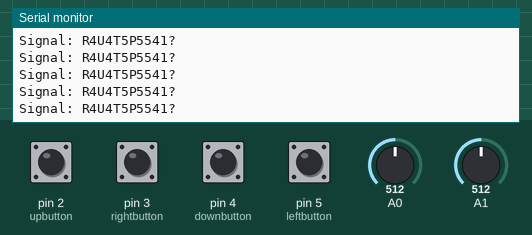
Recording of a sketch running on a simulated Arduino Mega 2560, built with avr-gcc and run on an emulated ATmega2560. Parts: the last lines printed to the serial monitor. The test bench sets the inputs (shaded band); at power-on: pin 2 (upbutton), pin 3 (rightbutton), pin 4 (downbutton), pin 5 (leftbutton) HIGH, A0 = 512, A1 = 512.

Above: at 1.2 s.
1.3 s: pin 2 (upbutton) pulled LOW for 0.25 s
At 1.77 s:
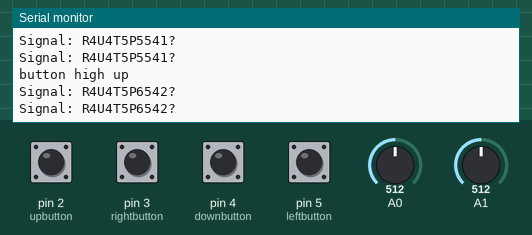
3.0 s: pin 3 (rightbutton) pulled LOW for 0.25 s
At 3.38 s:
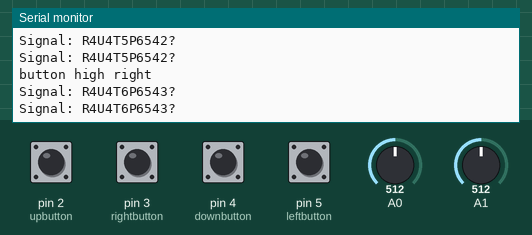
4.7 s: pin 4 (downbutton) pulled LOW for 0.25 s
At 5.19 s:
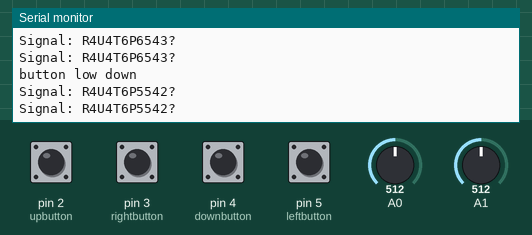
6.4 s: pin 5 (leftbutton) pulled LOW for 0.25 s
At 6.79 s:
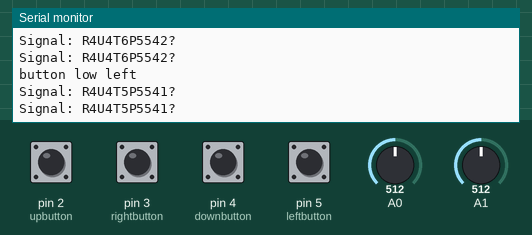
8.1 s: A0 set to 716
At 8.4 s:
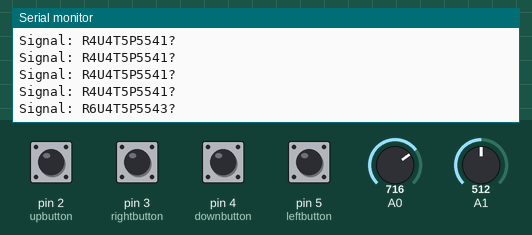
9.6 s: A1 set to 716
At 9.61 s:
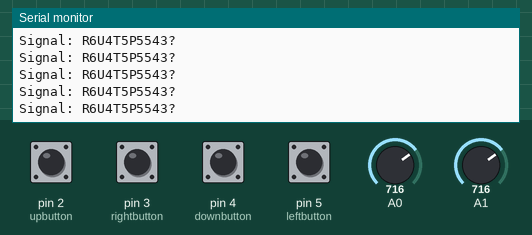
Timing chart, 0 to 12.1 s (numbered marks = the images above; inputs shaded):
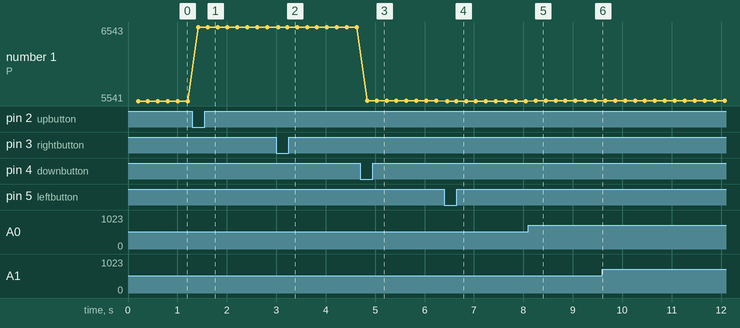

The sketch:

Tx_Combined_signals.ino
```cpp
/*
 * Fish encoder + servo fins (transmitter code)
 *
 * Transmits 4 signals:
 *      servo: up-down, left-right
 *      tail: turnValue, power
 *
 * Edited by: Tasnia, Brianna, Heidi, Allison
 *
 */
int sensorValueX = analogRead(A0);    //declare Funduino joystick
int sensorValueY = analogRead(A1);
int ascii_sum;     //checkSum value
int xMap, yMap;
int tMap = 5;         //mapped values of turnVal
int pMap = 5;         //mapped values of power
String sum_str;
int timer1 = 0;       //store the time when reading values from Funduino
int timer2 = 0;       //store the time when sending T signals
int timer3 = 0;       //store the time when pressing left-right buttons
int timer4 = 0;       //store the time when pressing up-down buttons
int timer5 = 0;       //store the time when sending P signals
int bounceDelay = 350;
//signal1:R;     signal2:U;     signal3:T;      signal4:P
char signal[20];
int leftbutton = 5;           //declare Funduino buttons
int rightbutton = 3;
int upbutton = 2;
int downbutton = 4;
void setup() {
  // Begin the Serial at 9600 Baud
  Serial.begin(9600);
  Serial1.begin(9600, SERIAL_8O1);
  pinMode(sensorValueX, INPUT);
  pinMode(sensorValueY, INPUT);
  pinMode(leftbutton,INPUT_PULLUP);
  pinMode(rightbutton,INPUT_PULLUP);
  pinMode(upbutton,INPUT_PULLUP);
  pinMode(downbutton,INPUT_PULLUP);
}
void loop() {
  if (millis() - timer1 > 200) {
    timer1=millis();
    sensorValueX = analogRead(A0);
    sensorValueY = analogRead(A1);
    xMap = map(sensorValueX, 0, 1023, 0, 9);
    yMap = map(sensorValueY, 0, 1023, 0, 9);
    if((digitalRead(leftbutton) == LOW) && tMap > 1) {
      if (millis()-timer3 > bounceDelay){
        tMap--;
        Serial.println("button low left");
        timer3 = millis();
      }
    }
    else if ((digitalRead(rightbutton)== LOW) && tMap < 9) {
      if (millis()-timer3 > bounceDelay){
        tMap++;
        Serial.println("button high right");
        timer3 = millis();
      }
    }
    if((digitalRead(downbutton) == LOW) && pMap > 0) {
      if (millis()-timer4 > bounceDelay){
        pMap--;
        Serial.println("button low down");
        timer4 = millis();
      }
    }
    else if ((digitalRead(upbutton)== LOW) && pMap < 9) {
      if (millis()-timer4 > bounceDelay){
        pMap++;
        Serial.println("button high up");
        timer4 = millis();
      }
    }
    ascii_sum = 'R' + (xMap + '0')+'U' + (yMap + '0')+'T' + (tMap + '0')+'P' + (pMap + '0');
    sum_str = "R" + String(xMap) +"U"+ String(yMap)+"T" + String(tMap) +"P"+ String(pMap) + String(ascii_sum) + "?";
    strcpy(signal,sum_str.c_str());
    Serial1.write(signal);
    Serial.print("Signal: ");
    Serial.println(signal);
    //blocking function, no need to wait for delay if use flush
    Serial1.flush();
  }
}
```

Measured:
- after the input at 1.3 s, the serial monitor: prints a new line after 0.11 s (image 1)
- after the input at 3.0 s, the serial monitor: prints a new line at once (image 2)
- after the input at 4.7 s, the serial monitor: prints a new line after 0.13 s (image 3)
- after the input at 6.4 s, the serial monitor: prints a new line at once (image 4)
- after the input at 8.1 s, the serial monitor: prints a new line after 0.15 s (image 5)
- plotted number 1: 5541 → 6542 after the input at 1.3 s, 6542 → 6543 after the input at 3.0 s, 6543 → 5542 after the input at 4.7 s, 5542 → 5541 after the input at 6.4 s, 5541 → 5543 after the input at 8.1 s
